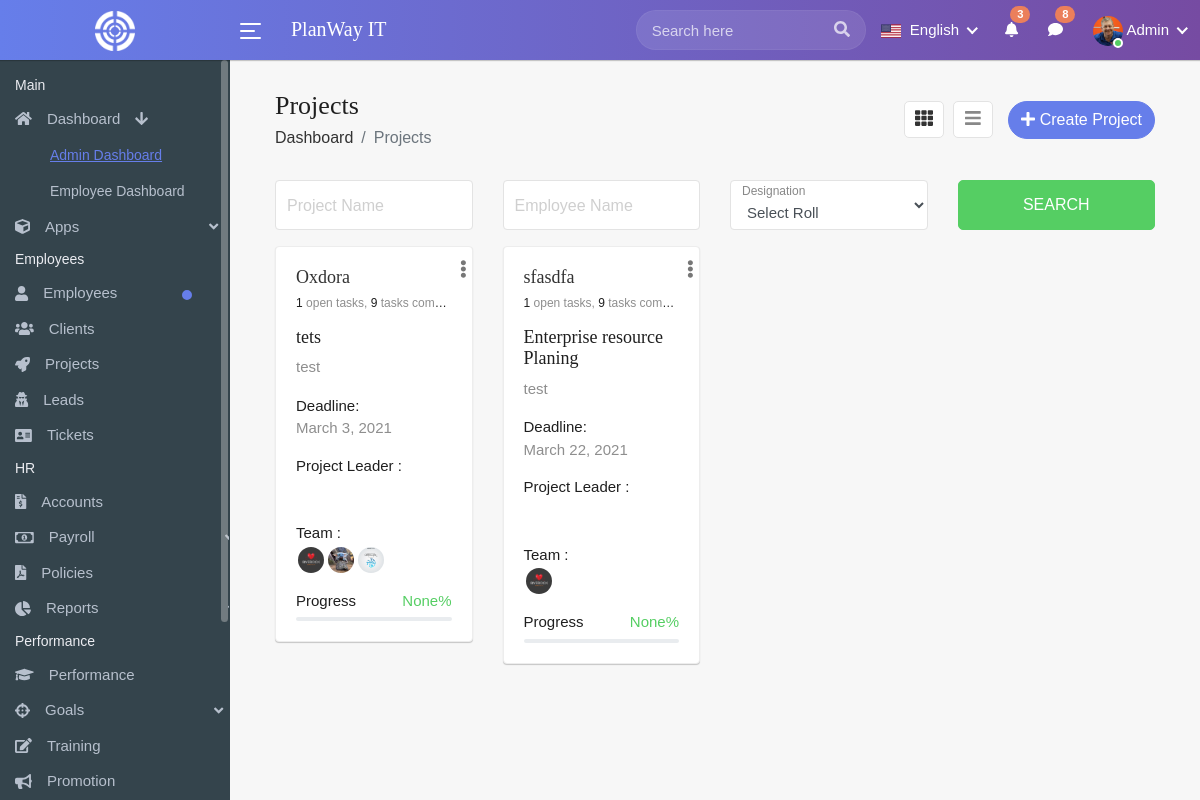
The app's page /projects/list/ (signed in) with its own data.
### clients/models.py (models this page shows, shortened)
class ClientsProject(models.Model):
    company_name = models.ForeignKey(Clients, on_delete=models.CASCADE)
    project_title = models.CharField(max_length=200)
    project_deadline = models.DateField()
    project_leader = models.ForeignKey('employee.Leader', on_delete=models.CASCADE, null=True, blank=True)
    project_employee = models.ManyToManyField('employee.Employee')
    progress = models.IntegerField(default=0, null=True,blank=True)
    project_description = models.TextField()
    project_files = models.FileField()
    priority = models.CharField(max_length=200)
    start_date = models.DateField()
    is_delete = models.BooleanField(default=False)

class Clients(models.Model):
    company_name = models.CharField(max_length=200, unique=True)
    name = models.CharField(max_length=200)
    profile_picture = models.FileField()
    designation = models.CharField(max_length=200)
    clients_id = models.IntegerField()
    phone = models.IntegerField()
    email = models.CharField(max_length=200)
    nid = models.IntegerField()
    address = models.CharField(max_length=200)
    gender = models.CharField(max_length=200)
    is_active = models.BooleanField(default=True)

### employee/models.py (models this page shows, shortened)
class Employee(models.Model):
    user = models.ForeignKey(User, on_delete=models.CASCADE, related_name='user_info')
    profile_picture = models.FileField(null=True,blank=True)
    designation = models.ForeignKey(Designation, on_delete=models.CASCADE)
    department = models.ForeignKey(Department, on_delete=models.CASCADE)
    employee_id = models.IntegerField()
    date_of_join = models.DateField()
    phone = models.CharField(max_length=100)
    email = models.CharField(max_length=100)
    date_of_birth = models.DateField(null=True, blank=True)
    address = models.CharField(max_length=100, null=True, blank=True)
    gender = models.IntegerField(choices=GENDER_CHOICES, default=1)
    report_to = models.CharField(max_length=100, null=True)
    passport_no = models.CharField(max_length=100, null=True)
    nationality = models.CharField(max_length=100, null=True)
    religion = models.CharField(max_length=200, null=True)
    martial_status = models.CharField(max_length=100, null=True)
    employment_of_spouse = models.CharField(max_length=200, null=True)
    no_of_chilldren = models.CharField(max_length=200, default=None, null=True,blank=True)
    university_name = models.CharField(max_length=200, null=True)
    subject = models.CharField(max_length=200, null=True)
    university_date_form = models.DateField(null=True, blank=True)
    university_date_to = models.DateField(null=True, blank=True)
    bank_name = models.CharField(max_length=200, null=True,blank=True)
    bank_account_no = models.CharField(max_length=200, null=True, blank=True)
    ifsc_code = models.CharField(max_length=200, null=True, blank=True)
    pan_no = models.CharField(max_length=200, null=True, blank=True)
    is_active = models.BooleanField(default=True)
    emergency_contact = models.ManyToManyField(EmergencyContact, blank=True)
    family_information = models.ManyToManyField(FamilyInformation, blank=True)
    experience = models.ManyToManyField(Experience, blank=True)
    def __str__(self):
        return self.user.username

### projects/views.py (the view)
# urls.py: path('list/', views.ProjectListView.as_view(), name='project_list'),
class ProjectListView(View):
    @method_decorator(login_required)
    def dispatch(self, request, *args, **kwargs):
        return super().dispatch(request, *args, **kwargs)
    def get(self, request):
        obj = ClientsProject.objects.all().filter(is_delete=False)[::1]
        leader_obj = Leader.objects.all()
        employee_obj = Employee.objects.all()
        client_obj = Clients.objects.all()
        context = {
            "obj": obj,
            'leader':leader_obj,
            "employee":employee_obj,
            "client":client_obj
        }
        return render(request, "project/projects.html", context)

### projects/templates/project/projects.html (shortened to what this page needs)
{%  extends 'base/base.html' %}
{% load static %}
{% block content %}
    <div class="content container-fluid">
        <div class="page-header">
            <div class="row align-items-center">
                <div class="col">
                    <h3 class="page-title">Projects</h3>
                    <ul class="breadcrumb">
                        <li class="breadcrumb-item"><a href="index.html">Dashboard</a></li>
                        <li class="breadcrumb-item active">Projects</li>
                    </ul>
                </div>
                <div class="col-auto float-right ml-auto">
                    <a href="projects.html#" class="btn add-btn" data-toggle="modal" data-target="#create_project"><i class="fa fa-plus"></i> Create Project</a>
                    <div class="view-icons">
                        <a href="projects.html" class="grid-view btn btn-link active"><i class="fa fa-th"></i></a>
                        <a href="project-list.html" class="list-view btn btn-link"><i class="fa fa-bars"></i></a>
                    </div>
                </div>
            </div>
        </div>
        <div class="row filter-row">
            <div class="col-sm-6 col-md-3">
                <div class="form-group form-focus">
                    <input type="text" class="form-control floating">
                    <label class="focus-label">Project Name</label>
                </div>
            </div>
            <div class="col-sm-6 col-md-3">
                <div class="form-group form-focus">
                    <input type="text" class="form-control floating">
                    <label class="focus-label">Employee Name</label>
                </div>
            </div>
            <div class="col-sm-6 col-md-3">
                <div class="form-group form-focus select-focus">
                    <select class="form-control floating">
                        <option>Select Roll</option>
                    </select>
                    <label class="focus-label">Designation</label>
                </div>
            </div>
            <div class="col-sm-6 col-md-3">
                <a href="projects.html#" class="btn btn-success btn-block"> Search </a>
            </div>
        </div>
        <div class="row">
            {% for obj in obj  %}
                <div class="col-lg-4 col-sm-6 col-md-4 col-xl-3">
                <div class="card">
                    <div class="card-body">
                        <div class="dropdown dropdown-action profile-action">
                            <a href="projects.html#" class="action-icon dropdown-toggle" data-toggle="dropdown" aria-expanded="false"><i class="fas fa-ellipsis-v"></i></a>
                        </div>
                        <h4 class="project-title"><a href="project-view.html">{{ obj.company_name.company_name }}</a></h4>
                        <small class="block text-ellipsis m-b-15">
                            <span class="text-xs">1</span> <span class="text-muted">open tasks, </span>
                            <span class="text-xs">9</span> <span class="text-muted">tasks completed</span>
                        </small>
                        <h4>{{ obj.project_title }}</h4>
                        <p class="text-muted">{{ obj.project_description | truncatechars:100 }}</p>
                        <div class="pro-deadline m-b-15">
                            <div class="sub-title">Deadline:</div>
                            <div class="text-muted">{{ obj.project_deadline }}</div>
                        </div>
                        <div class="project-members m-b-15">
                            <div>Project Leader :</div>
                            <ul class="team-members">
                                <li>
                                    <a href="{% url 'profile' id=obj.id  %}" data-toggle="tooltip" title="{{ obj.project_leader.leader_name.user }}"><img alt="" src="{{ obj.project_leader.leader_name.user.profile_url }}"></a>
                                </li>
                            </ul>
                        </div>
                        <div class="project-members m-b-15">
                            <div>Team :</div>
                            <ul class="team-members">
                                {% for b in obj.project_employee.all %}
                                    <li>
                                    <a href="{% url 'profile' id=b.id %}" data-toggle="tooltip" title="{{ b.user }}"><img alt="" src="{{ b.profile_picture.url }}"></a>
                                </li>
                                {% endfor %}
                            </ul>
                        </div>
                        <p class="m-b-5">Progress <span class="text-success float-right">{{ obj.progress }}%</span></p>
                        <div class="progress progress-xs mb-0">
                        </div>
                    </div>
                </div>
            </div>
            {% endfor %}
        </div>
    </div>
{% endblock %}

### records on screen
ClientsProject: company_name.company_name "Oxdora", project_title "tets", project_description "test", project_deadline "March 3, 2021", progress "None"
Employee: profile_picture (picture)
Employee: profile_picture (picture)
Employee: profile_picture (picture)
ClientsProject: company_name.company_name "sfasdfa", project_title "Enterprise resource Planing", project_description "test", project_deadline "March 22, 2021", progress "None"
